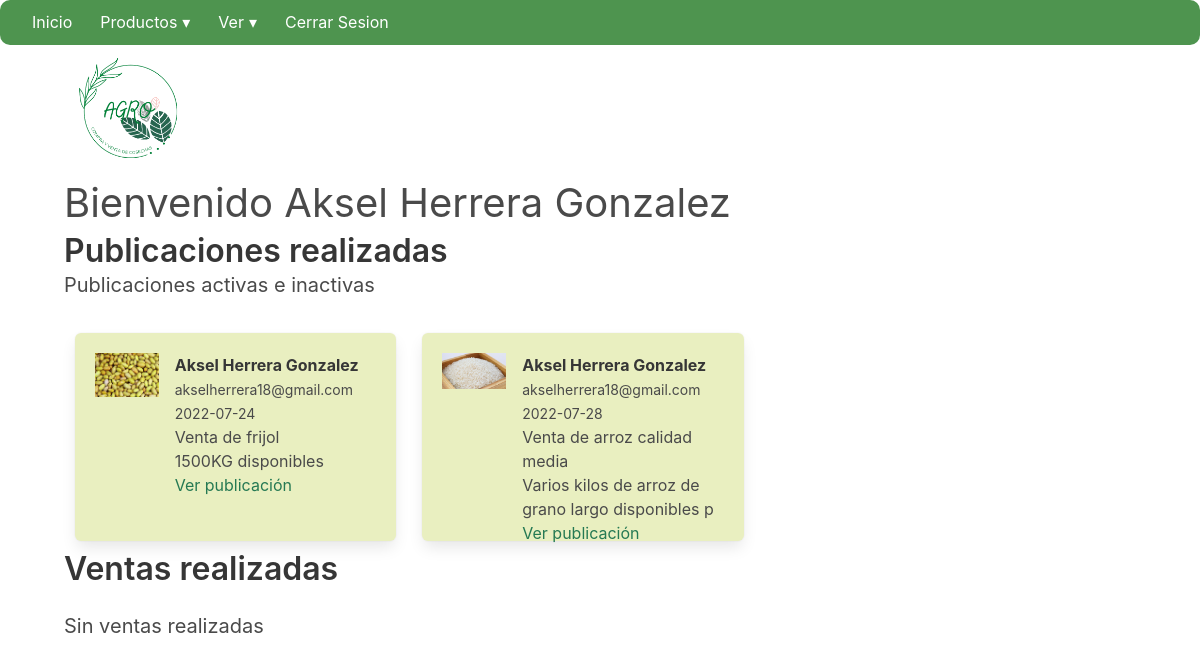
Before: /principal.php (signed in) with the older database file.
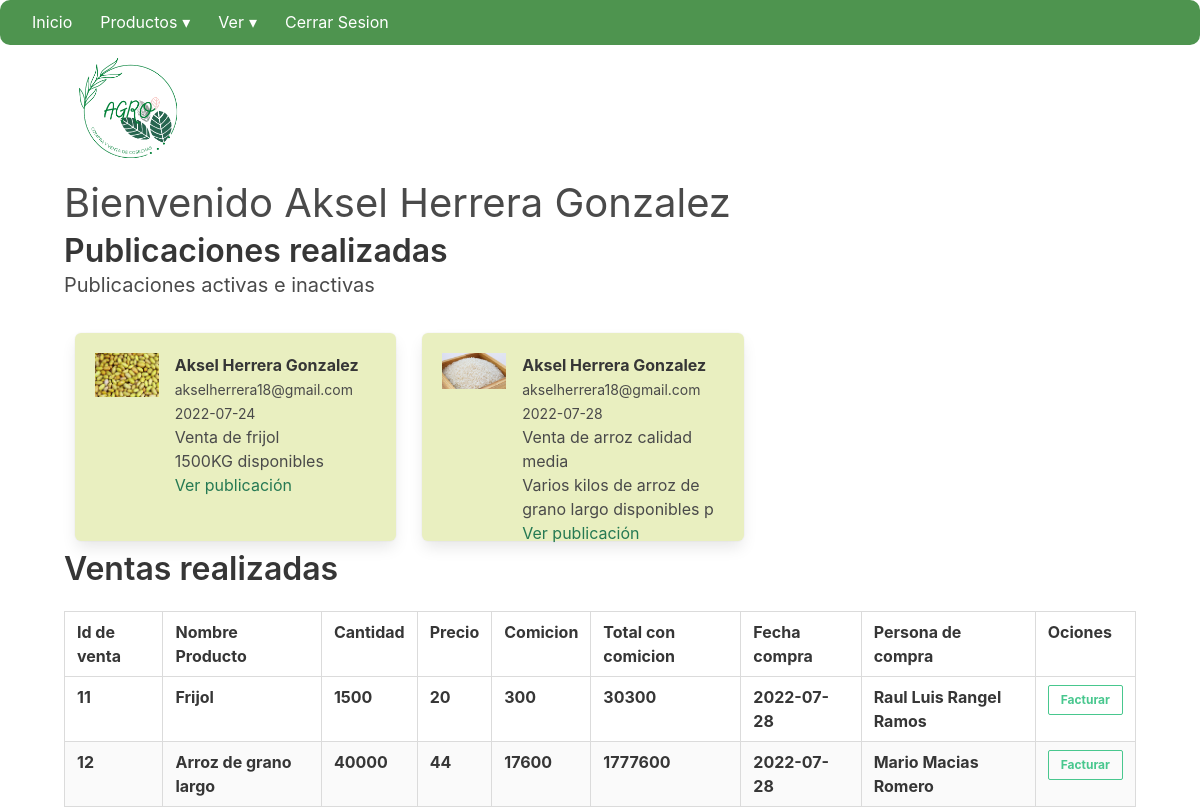
After: the same page with the newer database file.
### tables this page shows
CREATE TABLE `publicacion` (
  `pk_publicacion` int(11) NOT NULL,
  `titulo` varchar(50) NOT NULL,
  `descripcion` varchar(50) NOT NULL,
  `ruta_archivo` varchar(50) NOT NULL,
  `fecha_publicacion` date NOT NULL,
  `estado` int(11) NOT NULL,
  `fk_persona` int(11) NOT NULL,
  `fk_producto` int(11) NOT NULL
);

CREATE TABLE `venta` (
  `pk_venta` int(11) NOT NULL,
  `fk_producto` int(11) NOT NULL,
  `fecha_compra` date NOT NULL,
  `fk_persona` int(11) NOT NULL,
  `fk_persona_vende` int(11) DEFAULT NULL,
  `comision` decimal(20,0) NOT NULL
);

CREATE TABLE `producto` (
  `pk_producto` int(11) NOT NULL,
  `nombre_producto` varchar(50) NOT NULL,
  `descripcion` varchar(50) NOT NULL,
  `cantidad` int(11) NOT NULL,
  `precio` int(11) NOT NULL
);

### principal.php (the view, shortened to what this page needs)
<?php
        $u = $_SESSION['username'];
        $id = $_SESSION['id'];
    include("conexion.php");
    $resultados = $mysqli->query("SELECT CONCAT(nombre,' ',apellido_paterno,' ',apeelido_materno) as 'nombre' FROM persona where pk_persona = $id");
    $datos = $resultados->fetch_all(MYSQLI_ASSOC);
    foreach($datos as $valores)
    {
        $info = $valores['nombre'];
    }
    $pubUsuario = $mysqli->query("SELECT pk_publicacion,fecha_publicacion,titulo,publicacion.descripcion,ruta_archivo
    FROM publicacion, persona,producto
    WHERE publicacion.fk_persona=persona.pk_persona and pk_producto=fk_producto and fk_persona=$id");
    $datosPublicacion = $pubUsuario->fetch_all(MYSQLI_ASSOC);
    $ventas = $mysqli->query("SELECT pk_venta, pk_producto, nombre_producto, cantidad, precio, fecha_compra, CONCAT(nombre,' ',apellido_paterno,' ',apeelido_materno) as 'nombre', comision FROM producto,persona,venta
    WHERE fk_producto=pk_producto and fk_persona = pk_persona and fk_persona_vende = $id");
    $datosVentas = $ventas->fetch_all(MYSQLI_ASSOC);
?>
<!DOCTYPE html>
<html lang="en">
<head>
    <link rel="stylesheet" href="https://cdn.jsdelivr.net/npm/bulma@0.9.4/css/bulma.min.css">
    <link rel="stylesheet" href="css/estilo.css">
</head>
<body>
    <?php
    include_once("menu.php");
    ?>
    <div class="borde">
    <figure class="image is-128x128">
        <img src="img/AGRO-LOGO.png">
    </figure>
    <?php
        echo"<h1 class='is-size-2' style='text-transform:capitalize;'>Bienvenido $info</h1>";
    ?>
    <h1 class="title">Publicaciones realizadas</h1>
    <h2 class="subtitle">Publicaciones activas e inactivas </h2>
    <?php
    foreach($datosPublicacion as $publicacion)
    {
    ?>
        <div class="box" style="height:13rem; width:30%; background-color:#E9EFC0; display: inline-block; margin: 1%;">
        <article class="media">
            <div class="media-left">
            <figure class="image is-64x64">
                <img src="<?php echo $publicacion['ruta_archivo'];?>" alt="Image">
            </figure>
            </div>
            <div class="media-content">
            <div class="content" >
                <p>
                <strong style='text-transform:capitalize;'><?php echo $info?></strong> <small><?php echo $u?></small> <small><?php echo $publicacion['fecha_publicacion']?></small>
                <br>
                <?php echo $publicacion['titulo']?> <br>
                <?php echo $publicacion['descripcion']?> <br>
                <a href="publicacion.php?producto=<?php echo $publicacion['pk_publicacion'] ?>" class="has-text-success-dark">Ver publicación</a>
                </p>
            </div>
            </div>
        </article>
        </div>
    <?php
    }
    ?>
    <h1 class="title">Ventas realizadas</h1>
    <?php
    if (empty($datosVentas))
    {
        echo"<h1 class='is-size-5'>Sin ventas realizadas </h1>";
    }
    else{
        ?>
        <div class="table-container " >
                                <table class="table is-striped is-bordered ">
                                <thead>
                                    <tr>
                                        <th>Id de venta</th>
                                        <th>Nombre Producto</th>
                                        <th>Cantidad</th>
                                        <th>Precio</th>
                                        <th>Comicion</th>
                                        <th>Total con comicion</th>
                                        <th>Fecha compra</th>
                                        <th>Persona de compra</th>
                                        <th>Ociones</th>
                                    </tr>
                                </thead>
                                <tbody>
        <?php
        foreach($datosVentas as $ventas)
        {
            ?>
                            <tr>
                                <th><?php echo $ventas['pk_venta'] ?></th>
                                <th><?php echo $ventas['nombre_producto'] ?></th>
                                <th><?php echo $ventas['cantidad'] ?></th>
                                <th><?php echo $ventas['precio'] ?></th>
                                <th><?php echo $ventas['comision'] ?></th>
                                <th><?php echo $ventas['precio']*$ventas['cantidad']+$ventas['comision'] ?></th>
                                <th><?php echo $ventas['fecha_compra'] ?></th>
                                <th><?php echo $ventas['nombre'] ?></th>
                                <th><a href="factura.php?venta=<?php echo $ventas['pk_venta']?>&producto=<?php echo $ventas['pk_producto']?>"> <button class="button is-success is-outlined is-small"><b>Facturar</b></button></a></th>
                            </tr>
            <?php
        }
    }
    ?>
    </tbody>
    </table>
       </div>
    </div>
</body>
</html>

Changed rows visible on the page:
added venta: pk_venta "11", fk_producto.nombre_producto "Frijol", fk_producto.cantidad "1500", fk_producto.precio "20", comision "300", $ventas['precio']*$ventas['cantidad']+$ventas['comision'] "30300", fecha_compra "2022-07-28", nombre "Raul Luis Rangel Ramos"
added venta: pk_venta "12", fk_producto.nombre_producto "Arroz de grano largo", fk_producto.cantidad "40000", fk_producto.precio "44", comision "17600", $ventas['precio']*$ventas['cantidad']+$ventas['comision'] "1777600", fecha_compra "2022-07-28", nombre "Mario Macias Romero"
Other visible differences:
text no longer shown: "Sin ventas realizadas"
text now shown: "Id de venta Nombre Producto Cantidad Precio Comicion Total con comicion Fecha compra Persona de compra Ociones"
